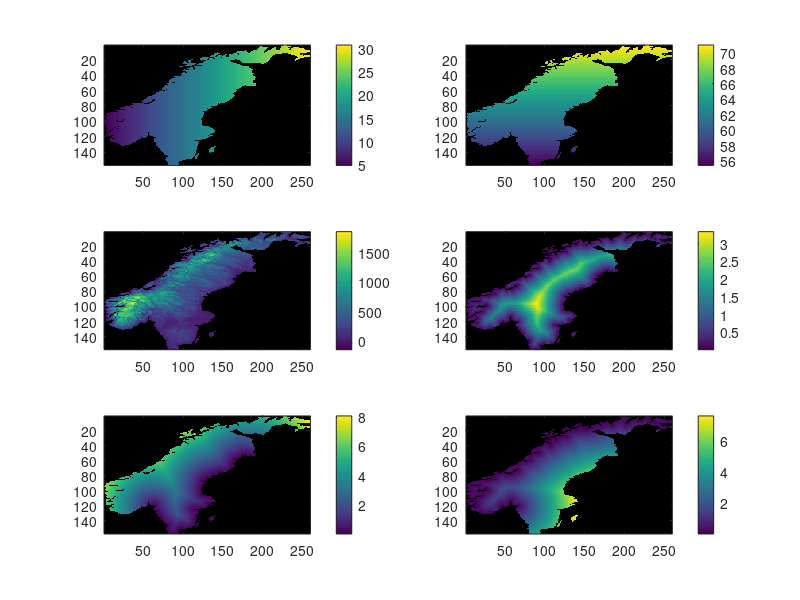
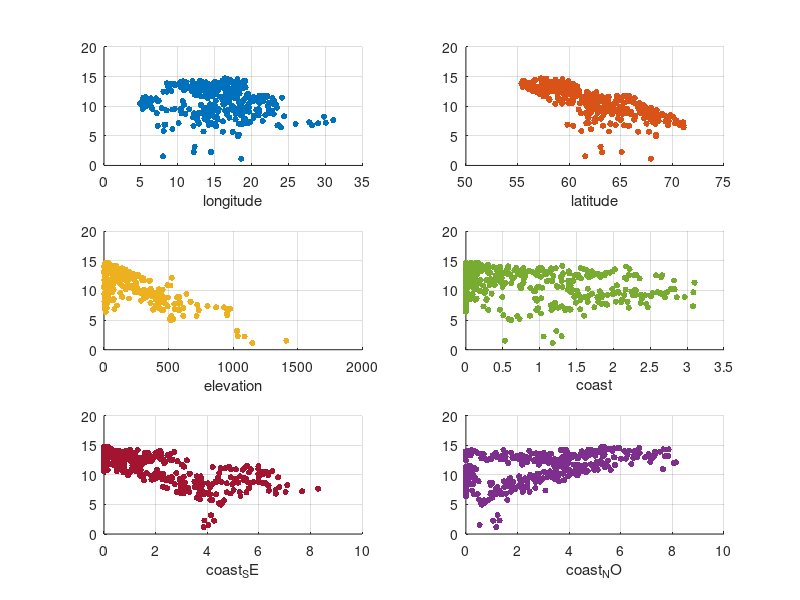

These charts were generated, in order, by the following MATLAB code: (Note: this script raises an error after producing the figures.)
%% load data
load HA1_temp_2015_06
%points inside of Sweden (i.e. not nan)
I_land = ~any(isnan(X_grid),2);
%reshape grid to images
X_img = reshape(X_grid, sz(1), sz(2), []);
I_img = reshape(I_land, sz);
colors = [[0, 0.4470, 0.7410]; [0.8500, 0.3250, 0.0980]; [0.9290, 0.6940, 0.1250];[0.4660, 0.6740, 0.1880];[0.6350, 0.0780, 0.1840];[0.4940, 0.1840, 0.5560]];
%% Data Visualization

longitude = reshape(X_grid(:,1),sz);
latitude = reshape(X_grid(:,2),sz);
elevation = reshape(X_grid(:,3),sz);
coast = reshape(X_grid(:,4),sz);
coast_SE = reshape(X_grid(:,5),sz);
coast_NO = reshape(X_grid(:,6),sz);
% Test comment
figure(1);
title('Data');
subplot(3,2,1);
imagesc(longitude);
colorbar;
subplot(3,2,2);
imagesc(latitude);
colorbar;
subplot(3,2,3);
imagesc(elevation);
colorbar;
subplot(3,2,4);
imagesc(coast);
colorbar;
subplot(3,2,5);
imagesc(coast_SE);
colorbar;
subplot(3,2,6);
imagesc(coast_NO);
colorbar;


%plotting diffrent correlations
figure(2), subplot(3,2,1);

title('Kovarians');
scatter(X(:,1),Y,20,colors(1,:), 'filled');
grid on;
xlabel('longitude');
subplot(3,2,2);
scatter(X(:,2),Y,20,colors(2,:),'filled');
grid on;
xlabel('latitude');
subplot(3,2,3);
scatter(X(:,3),Y,20,colors(3,:),'filled');
grid on;
xlabel('elevation');
subplot(3,2,4);
scatter(X(:,4),Y,20,colors(4,:),'filled');
grid on;
xlabel('coast');
subplot(3,2,5);
scatter(X(:,5),Y,20,colors(5,:),'filled');
grid on;
xlabel('coast_SE');
subplot(3,2,6);
scatter(X(:,6),Y,20,colors(6,:),'filled');
grid on;
xlabel('coast_NO');

%% OLS 
OLS_Models;
